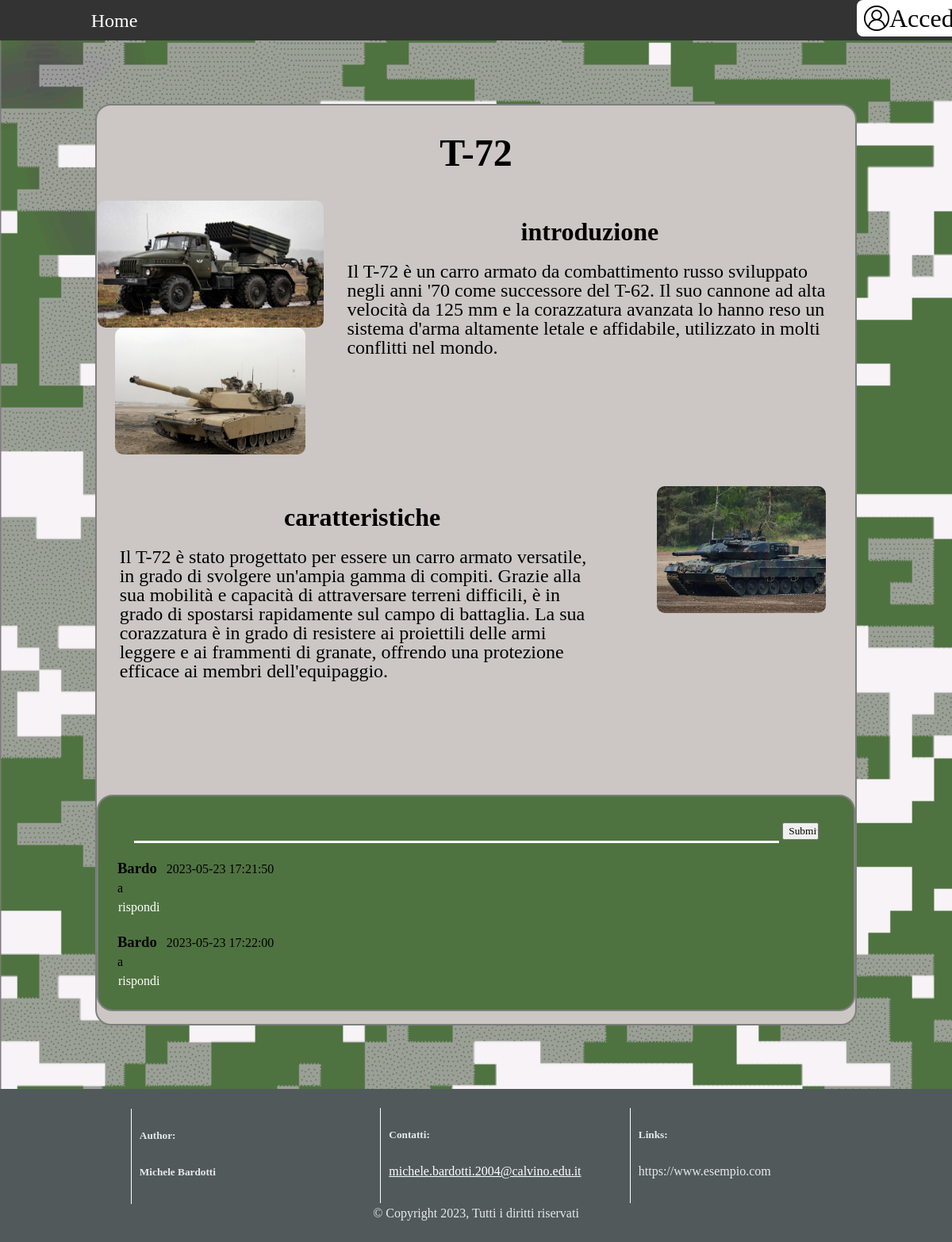
Screenshot of /articolo.php?id=6 with the database file from the repository.
### tables this page shows
CREATE TABLE articoli (
  id int(11) NOT NULL,
  titolo varchar(255) DEFAULT NULL,
  descrizione text DEFAULT NULL,
  giorno datetime DEFAULT NULL,
  logo int(11) DEFAULT -1,
  utente varchar(50) DEFAULT NULL,
  visualizzazioni int(11) DEFAULT 0
);

CREATE TABLE paragrafi (
  id int(11) NOT NULL,
  articolo int(11) NOT NULL,
  titolo varchar(255) DEFAULT NULL,
  contenuto text DEFAULT NULL,
  stile int(11) DEFAULT 0
);

CREATE TABLE commenti (
  id int(11) NOT NULL,
  idArticolo int(11) NOT NULL,
  contenuto text DEFAULT NULL,
  giorno datetime DEFAULT NULL,
  utente varchar(50) DEFAULT NULL,
  idRisposta int(11) DEFAULT NULL,
  idArticoloRis int(11) DEFAULT NULL
);

### articolo.php (the view, shortened to what this page needs)
<?php
$id=$_GET["id"];
?>
<!DOCTYPE html>
<html lang="it">
    <head>
        <link rel="stylesheet" href="./css/common.css">
        <link rel="stylesheet" href="./css/articolo.css">
    </head>
    <body>
        <div id="root">
            <nav>
                <ul>
                    <li><a href="./index.php">Home</a></li>
                    <li id="logli">
                        <div id="loginBtn"
                        <?php
                        if(empty($_SESSION['user'])){
                        $t="window.location.replace('./login.php')";
                        echo 'onclick="'.$t.'"';
                        }
                        ?>
                        >
                            <img src="./img/account.png" alt="">
                            <?php
                            if(!empty($_SESSION['user'])){
                            echo '<p>'.$_SESSION["user"]."</p>";
                            }
                            else{
                            echo '<p>Accedi</p>';
                            }
                            ?>
                        </div>
                    </li>
                </ul>
            </nav>
            <div class="App">
                <div id='bodyArticolo'>
                    <div id='formArticolo'>
                        <article>
                            <?php
                            $pdo = new PDO("mysql:host=localhost; dbname=blog", "root", "");
                            $text = "SELECT * FROM articoli WHERE id = ?";
                            $query= $pdo->prepare($text);
                            $query->execute([$id]);
                            $articolo = $query->fetch();
                            $text = "SELECT * FROM paragrafi WHERE articolo = ?";
                            $query= $pdo->prepare($text);
                            $query->execute([$id]);
                            $paragrafi = $query->fetchAll();
                            $immagini=array();
                            $text = "SELECT nome, idParagrafo FROM immagini, immaginiDiParagrafi WHERE immagini.id = idImmagine AND idParagrafo = ? AND idArticolo = ?";
                            $query= $pdo->prepare($text);
                            foreach ($paragrafi as $value) {
                                $query->execute([$value['id'],$value['articolo']]);
                                $aus = $query->fetchAll();
                                foreach ($aus as $val) {
                                    array_push($immagini,$val);
                                }
                            }
                            ?>
                            <h3 id="h3formArticolo"><?php echo $articolo['titolo'];?></h3>
                            <?php
                            foreach ($paragrafi as $value) {
                                if($value['stile']==1){
                                    echo '<div class="notParagrafo">';
                                }
                                else{
                                    echo '<div class="paragrafo">';
                                }
                                if($immagini!=null){
                                    echo '<div class="immagini">';
                                    foreach ($immagini as $val) {
                                        if($value['id']==$val['idParagrafo']){
                                            echo '<div class="immagine"><img class="imgPar" src="./img/'.$val['nome'].'"></div>';
                                        }
                                    }
                                    echo '</div>';
                                }
                                echo '  <div id='.$value['id'].' class="paragrafoContent">
                                <h2 class="paragrafoTitle">'.$value['titolo'].'</h2>
                                <p class="paragrafoText">'.$value['contenuto'].'</p>
                                </div>';
                                echo '</div>';
                            }
                            ?>
                        </article>
                        <div id="formCommenti">
                            <form action="" onsubmit="return sendComment(this)" method="post" enctype="multipart/form-data">
                                <input id="inputCommento" type="text" name='content'></input>
                                <input id="send" type="submit">
                            </form>
                            <div id="commentZone">
                            <?php
                                $text = "SELECT * FROM commenti WHERE idArticolo = ? AND idRisposta IS NULL ORDER BY id";
                                $query= $pdo->prepare($text);
                                $query->execute([$id]);
                                $comments = $query->fetchAll();
                                foreach ($comments as $value) {
                                    echo '
                                    <div class="containerCommento" id="c'.$value['id'].'">
                                        <h3 class="userCommento">'.$value['utente'].'</h3><p class="dateCommento">'.$value['giorno'].'</p>
                                        <p class="contentCommento">'.$value['contenuto'].'</p>
                                        <button class="buttonRispCommento" onclick="risposta('.$value['id'].')">rispondi</button>';
                                    echo '</div>';
                                }
                            ?></div>
                        </div>
                    </div>
                </div>
                <footer>
                    <div class="foot" id="crediti">
                        <h5>Author:</h5>
                        <h5>Michele Bardotti</h5>
                    </div>
                    <div class="foot" id="contatti">
                        <h5>Contatti:</h5><a href="mailto:michele.bardotti.2004@calvino.edu.it">michele.bardotti.2004@calvino.edu.it</a>
                    </div>
                    <div class="foot" id="links">
                        <h5>Links:</h5><a>https://www.esempio.com</a>
                    </div>
                    <div>© Copyright 2023, Tutti i diritti riservati</div>
                </footer>
            </div>
        </div>
    </body>
</html>

### css/common.css (style rules this page uses)
* { font-family: font; }
:root { font-family: font; font-size: 16px; line-height: 24px; font-weight: 400; color-scheme: light dark; color: rgba(255, 255, 255, 0.87); background-color: #242424; font-synthesis: none; text-rendering: optimizeLegibility; -webkit-font-smoothing: antialiased; -moz-osx-font-smoothing: grayscale; -webkit-text-size-adjust: 100%; }
#root { position:inherit; width: 100%; text-align: center; }
html { min-height: 100vh; }
body { place-items:initial; min-width: 320px; min-height: 100vh; margin:0; display: flex; flex-direction: column; background-image:url('../img/background1.png'); background-repeat: no-repeat; background-size: cover; }
button { border-radius: 8px; border: 1px solid transparent; padding: 0.6em 1.2em; font-size: 1em; font-weight: 500; font-family: inherit; background-color: #1a1a1a; cursor: pointer; transition: border-color 0.25s; }
nav { z-index: 999; position: sticky; top:0; }
ul { list-style-type: none; margin: 0; padding: 0; overflow: hidden; background-color: #333; }
li { width: 24%; float: left; }
#loginBtn { background-color: white; width: 100%; color: black; display: inline-flex; align-items: center; border-radius: 8px; border: 1px solid transparent; max-height: 4vh; padding: 0.5vw 1vh; font-size: 1em; font-weight: 500; font-family: inherit; cursor: pointer; transition: border-color 0.25s; }
#loginBtn img { max-height: 4vh; height: auto; }
#loginBtn p { text-align: center; font-size: 200%; margin:0; }
li a { font-size: 3vh; min-height: 3vh; padding: 1.7vh 1vw; display: block; color: white; text-align: center; text-decoration: none; transition: background-color 0.5s, color 0.5s; }
#logli { width: 10%; float: right; align-items: baseline; }
footer { margin-top: auto; padding: 2%; background-color: rgb(81, 89, 91); }
.foot { height: 15vh; width: 20%; display: inline-block; text-align: left; padding-left: 10px; border-left: 1px white solid; }
#crediti { margin-right: 3%; }
#contatti { margin-right: 3%; margin-left: 3%; }
#links { margin-left: 3%; }
#contatti a { color:white }

### css/articolo.css (style rules this page uses)
#bodyArticolo { color: black; width: 80%; margin-left: auto; margin-right: auto; }
#formArticolo { min-height: 60vh; margin-left: auto; margin-right: auto; margin-bottom: 10vh; margin-top: 10vh; background-color: rgb(204, 199, 196); border: solid rgb(125,127,126) 2px; border-radius: 20px; }
#formCommenti { padding: 2.5%; min-height: 20vh; max-height: 45vh; margin-left: auto; margin-right: auto; margin-bottom: 2vh; margin-top: 10vh; background-color: rgb(79, 115, 64); border: solid rgb(125,127,126) 2px; border-radius: 20px; }
#commentZone { min-height: 10vh; max-height: 35vh; overflow-y: auto; overflow-x: hidden; }
#inputCommento { padding: 0; font-size: 150%; background-color: transparent; width: 90%; height: 4vh; border: 0; border-bottom: 3px solid white; }
#send { width:5%; }
.containerCommento { margin-top: 2vh; text-align: left; }
.userCommento { display: inline-flex; width: fit-content; margin-top:0.5vh; margin-bottom: 0; }
.dateCommento { display: inline-flex; margin: 0; margin-left: 1vw; width:fit-content; }
.contentCommento { margin-top: 0; margin-bottom: 0; }
.buttonRispCommento { background-color: transparent; padding: 0; color: white; }
#h3formArticolo { font-size: 300%; }
.paragrafo { width: 100%; display: inline-flex; flex-wrap: wrap; margin-bottom: 5vh; }
.notParagrafo { width: 100%; display: inline-flex; flex-direction: row-reverse; flex-wrap: wrap; margin-bottom: 5vh; }
.paragrafoContent { width: 64%; padding-left: 3%; padding-right: 3%; }
.paragrafoTitle { font-size: 200%; }
.paragrafoText { text-align: start; font-size: 150%; }
.immagini { width: 30%; }
.immagine { max-width:100%; max-height: 20vh; }
.imgPar { margin-left: auto; max-width: 100%; max-height: 20vh; border-radius: 10px; }

### rows the page displays
articoli: titolo "T-72"
paragrafi: id 1 (drawn), titolo "introduzione", contenuto "Il T-72 è un carro armato da combattimento russo sviluppato negli anni '70 come successore del T-62. Il suo cannone ad alta velocità da 125 mm e la corazzatura avanzata lo hanno reso un sistema d'arma altamente letale e affidabile, utilizzato in molti conflitti nel mondo."
paragrafi: titolo "caratteristiche", contenuto "Il T-72 è stato progettato per essere un carro armato versatile, in grado di svolgere un'ampia gamma di compiti. Grazie alla sua mobilità e capacità di attraversare terreni difficili, è in grado di spostarsi rapidamente sul campo di battaglia. La sua corazzatura è in grado di resistere ai proiettili delle armi leggere e ai frammenti di granate, offrendo una protezione efficace ai membri dell'equipaggio."
commenti: utente "Bardo", giorno "2023-05-23 17:21:50", contenuto "a"
commenti: utente "Bardo", giorno "2023-05-23 17:22:00", contenuto "a"
